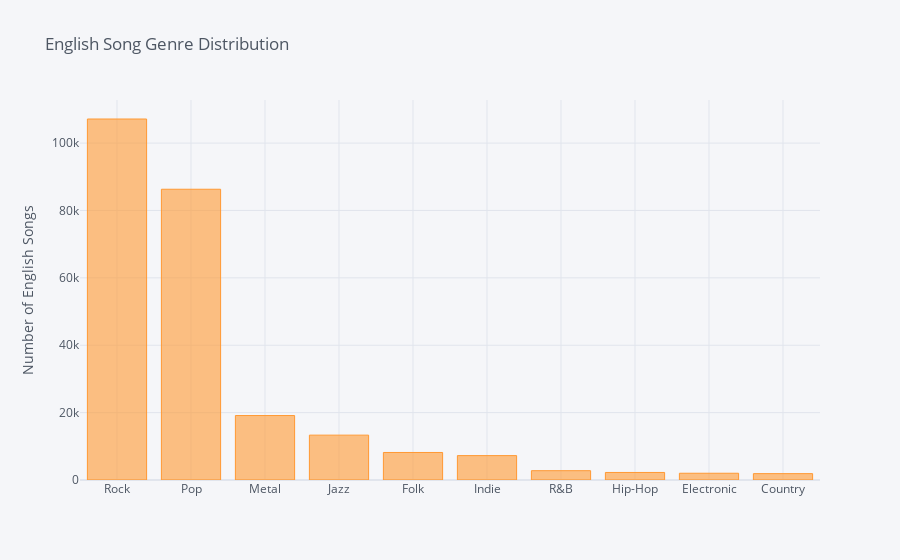

Notebook code for this chart:
### Markdown cell above
Visualise the Genre Distribution

### Code cell
en_data['Genre'].value_counts().sort_values(ascending=False).iplot(kind='bar', yTitle='Number of English Songs', 
                                                                title='English Song Genre Distribution')

### Figure 1 — Plotly figure (JSON) as saved in the notebook; plotly's stock layout.template omitted (floating-point values rounded to 4 significant figures)
{"data": [{"marker": {"color": "rgba(255, 153, 51, 0.6)", "line": {"color": "rgba(255, 153, 51, 1.0)", "width": 1}}, "name": "Genre", "orientation": "v", "text": "", "type": "bar", "x": ["Rock", "Pop", "Metal", "Jazz", "Folk", "Indie", "R&B", "Hip-Hop", "Electronic", "Country"], "y": [107145, 86298, 19133, 13314, 8169, 7240, 2765, 2238, 2005, 1890]}], "layout": {"legend": {"bgcolor": "#F5F6F9", "font": {"color": "#4D5663"}}, "paper_bgcolor": "#F5F6F9", "plot_bgcolor": "#F5F6F9", "title": {"font": {"color": "#4D5663"}, "text": "English Song Genre Distribution"}, "xaxis": {"gridcolor": "#E1E5ED", "showgrid": true, "tickfont": {"color": "#4D5663"}, "title": {"font": {"color": "#4D5663"}, "text": ""}, "zerolinecolor": "#E1E5ED"}, "yaxis": {"gridcolor": "#E1E5ED", "showgrid": true, "tickfont": {"color": "#4D5663"}, "title": {"font": {"color": "#4D5663"}, "text": "Number of English Songs"}, "zerolinecolor": "#E1E5ED"}}}
